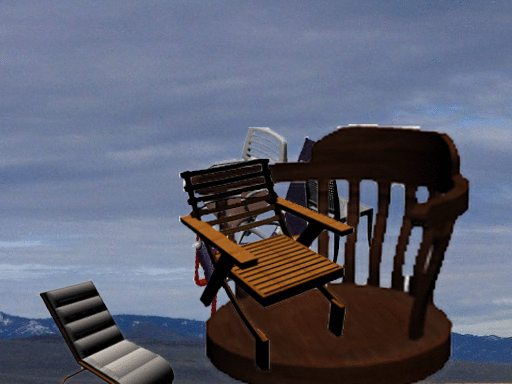
#> input picture test.gif, 512 x 384 px, found by its file name
$ python lukas_test.py
#> lines starting #> are read from the running program, lines starting #| are printed output that depends on the picture
# -*- coding: utf-8 -*-
"""lukas_test.ipynb

Automatically generated by Colaboratory.

Original file is located at
    https://colab.research.google.com/drive/19OyF8dCAedmA2bgcLzdFfVnbPKt0eLrS
"""

#!wget 'https://raw.githubusercontent.com/IlyaSk10/Optical_Flow/master/test.gif'

from PIL import Image
import numpy as np
import matplotlib.pyplot as plt
import cv2

im = Image.open('/content/test.gif')
#> im is the input picture: PIL image 512x384 P; mean R, G, B 92.1, 95.7, 112.6
print("Number of frames: "+str(im.n_frames))
#| Number of frames: 3

for i in range(im.n_frames):
  im.seek(i)
  im.save('frame{}.png'.format(i))
#> this loop made 3 passes
#> pass 2, `im.save('frame{}.png'.format(i))`:
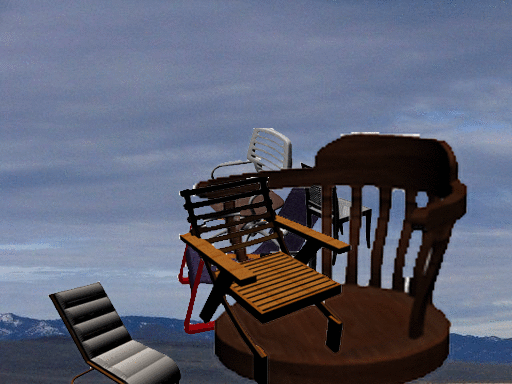
#> saved as frame1.png: PIL image 512x384 RGB; mean R, G, B 92.5, 96.4, 114.1

fig,ax=plt.subplots(1,3,figsize=(15,15))
for i in range(im.n_frames):
#> (the run stopped early here; a loop or call above may not have finished)
